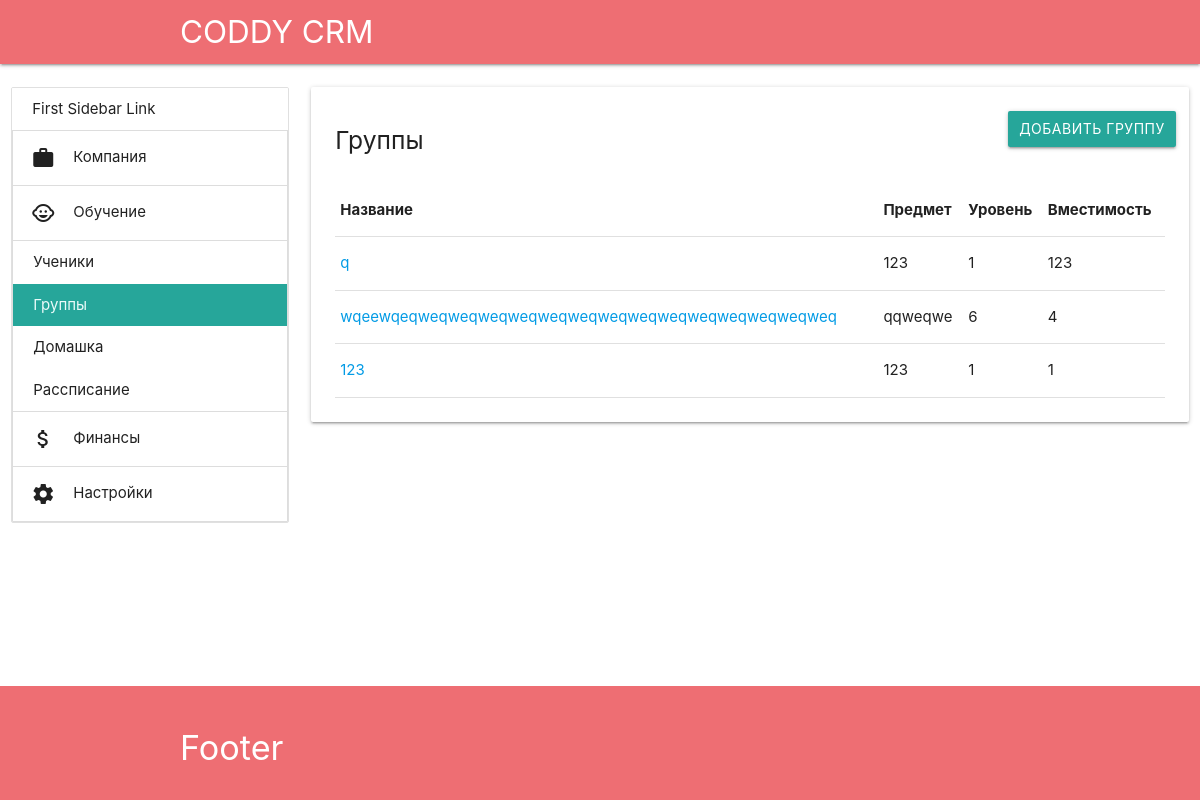
/learning/groups/, run on the app's committed database.
### app/models.py (models this page shows, shortened)
class Group(models.Model):
    FORMING = 'f'
    WORKING = 'w'
    FINISHED = 'e'
    SUSPENDED = 's'
    GROUP_STATUS = (
        (FORMING, 'Формируется'),
        (WORKING, 'Работает'),
        (SUSPENDED, 'Приостановлена'),
        (FINISHED, 'Завершена'),
    )
    status = models.CharField(max_length=1, choices=GROUP_STATUS)
    subject = models.ForeignKey(Subject, on_delete=models.PROTECT)
    level = models.PositiveSmallIntegerField()
    capacity = models.PositiveSmallIntegerField(null=True)
    name = models.CharField(max_length=50, blank=True)
    students = models.ManyToManyField(Student, related_name='groups')

class Subject(models.Model):
    name = models.CharField(max_length=50)
    symbol = models.CharField(max_length=10)
    level_count = models.PositiveIntegerField()

### app/views.py (the view)
# urls.py: path('learning/groups/', views.learning_groups, name='learning_groups'),
def learning_groups(request):
    groups = Group.objects.all()
    return render(request, 'app/learning_groups.html',
                  {'groups': groups})

### app/templatetags/app_tags.py (called while the page is built)
@register.simple_tag(takes_context=True)
def active(context, url):
    cur_url = resolve(context['request'].path).url_name
    if cur_url.startswith(url):
        return 'active'
    return ''

### app/templates/app/learning_groups.html
{% extends "app/main.html" %}
{% block content %}
<div class="col s12 l9">
    <div class="card">
        <div class="card-content">
            <div class="row">
                <a class="col btn right" href="{% url 'learning_groups_add' %}">Добавить группу</a>
                <h5 class="col">Группы</h5>
            </div>
            <table class="responsive-table">
                <thead>
                <tr>
                    <th>Название</th>
                    <th>Предмет</th>
                    <th>Уровень</th>
                    <th>Вместимость</th>
                </tr>
                </thead>
                <tbody>
                {% for group in groups %}
                <tr>
                    <td>
                        <a href="{% url 'learning_groups_details' group.id %}">
                            {{ group.name }}
                        </a>
                    </td>
                    <td>
                        {{ group.subject.name }}
                    </td>
                    <td>
                        {{ group.level }}
                    </td>
                    <td>
                        {{ group.capacity }}
                    </td>
                </tr>
                {% endfor %}
                </tbody>
            </table>
        </div>
    </div>
</div>
{% endblock content %}

### app/static/app/main.css (style rules this page uses)
* { margin: 0; padding: 0; }
body { display: flex; min-height: 100vh; flex-direction: column; }

### data on the page
Group: name "q", subject.name "123", level "1", capacity "123"
Group: name "wqeewqeqweqweqweqweqweqweqweqweqweqweqweqweqweqweq", subject.name "qqweqwe", level "6", capacity "4"
Group: name "123", subject.name "123", level "1", capacity "1"
